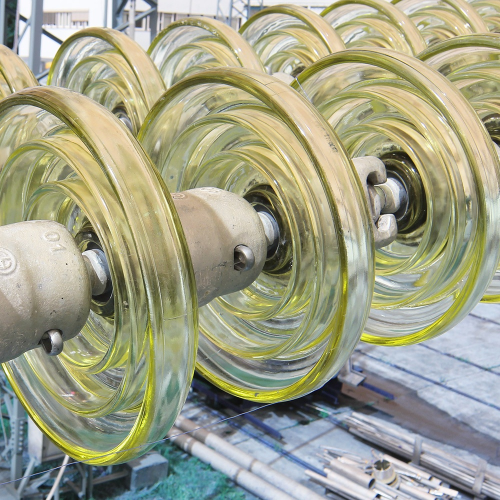
#> input picture scripts/src/dataset/rgb/02.jpg, 1000 x 1000 px, given in place of 41844.png, which was not available (shown at 1/2 size)
$ jupyter execute --allow-errors seg.ipynb   (shell and % lines are left out)   (older library calls are emulated)   (text cells are left out)
#> lines starting #> are read from the running program, lines starting #| are printed output that depends on the picture
[cell 1]

import segmentation_models as sm
import tensorflow as tf
from segmentation_models.utils import set_trainable
from keras.preprocessing.image import ImageDataGenerator
from tensorflow.keras.optimizers import Adam, SGD
#from model import *
#from data import *
import numpy as np
import os
import glob
import skimage.io as io
import skimage.transform as trans
import matplotlib.pyplot as plt
from keras.callbacks import ModelCheckpoint, CSVLogger

[cell 2]
from google.colab import drive
#> (the rest of this cell did not finish here and is left out)

[cell 3]
import os
import zipfile

local_zip = '/tmp/dataset_intcomp.zip'
#> (the rest of this cell did not finish here and is left out)

[cell 4]
# [15 lines left out: function adjust_data, not called in this run]

[cell 5]
# [48 lines left out: function train_generator, not called in this run]

[cell 6]
# [46 lines left out: function test_generator, not called in this run]

[cell 7]
data_gen_args = dict(rotation_range=180,
                    width_shift_range=0.07,
                    height_shift_range=0.07,
                    shear_range=0.07,
                    zoom_range=0.07,
                    horizontal_flip=True,
                    fill_mode='nearest')

[cell 8]
path_dataset = '/tmp'
train_data_path = '/tmp/train'
validation_data_path = '/tmp/validation'

num_of_train_samples = sum(len(files) for _, _, files in os.walk(train_data_path))
num_of_validation_samples  = sum(len(files) for _, _, files in os.walk(validation_data_path))
print("Train Images : ", num_of_train_samples)
print("Validation Images  : ", num_of_validation_samples)

batch_size = 2
train_samples = num_of_train_samples
test_samples = num_of_validation_samples
steps_p_epoch = int(train_samples / batch_size)
val_steps = int(test_samples / batch_size)
nr_epochs = 1000

[cell 9]
folds = 1

#> (the rest of this cell did not finish here and is left out)

#> (a cell that did not finish here is left out)

[cell 11]
BACKBONE = 'vgg16'
#> (the rest of this cell did not finish here and is left out)

#> (a cell that did not finish here is left out)

[cell 13]
# [23 lines left out: function adjust_pixels, not called in this run]

[cell 14]
import cv2

img = cv2.imread('../dataset_insulators/test/test/images/41844.png')
#> img is the input picture: shape (1000, 1000, 3); mean B, G, R 137.2, 161.6, 160.8
img = cv2.cvtColor(img, cv2.COLOR_BGR2RGB)
img = cv2.resize(img, (512, 512)) / 255
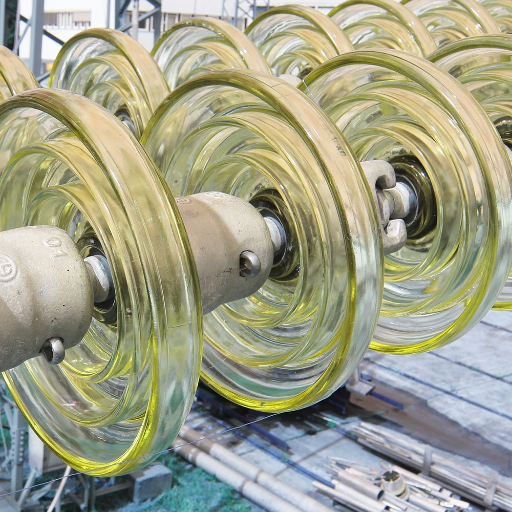
#> img: shape (512, 512, 3) float64; mean R, G, B 0.63, 0.633, 0.538


$ run again, on scripts/src/dataset/rgb/116.png
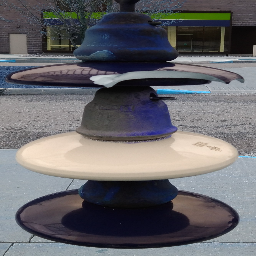
#> input picture scripts/src/dataset/rgb/116.png, 256 x 256 px, given in place of 41844.png, which was not available
#> img is the input picture: shape (256, 256, 3); mean B, G, R 106.2, 102, 102.7
#> `img = cv2.resize(img, (512, 512)) / 255`:
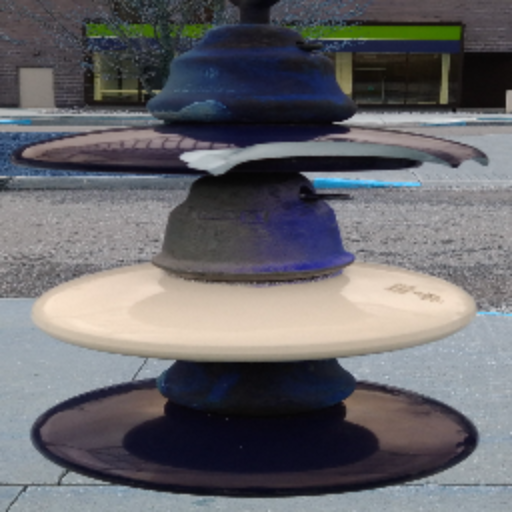
#> img: shape (512, 512, 3) float64; mean R, G, B 0.403, 0.4, 0.416

$ run again, on scripts/src/dataset/rgb/117.png
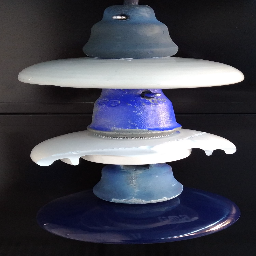
#> input picture scripts/src/dataset/rgb/117.png, 256 x 256 px, given in place of 41844.png, which was not available
#> img is the input picture: shape (256, 256, 3); mean B, G, R 80.7, 68.8, 67.1
#> `img = cv2.resize(img, (512, 512)) / 255`:
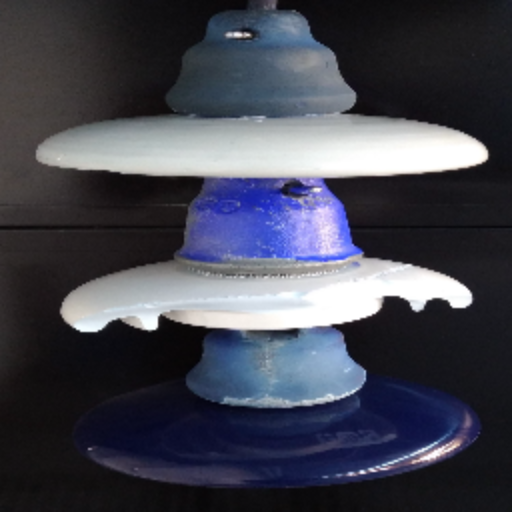
#> img: shape (512, 512, 3) float64; mean R, G, B 0.263, 0.27, 0.316
